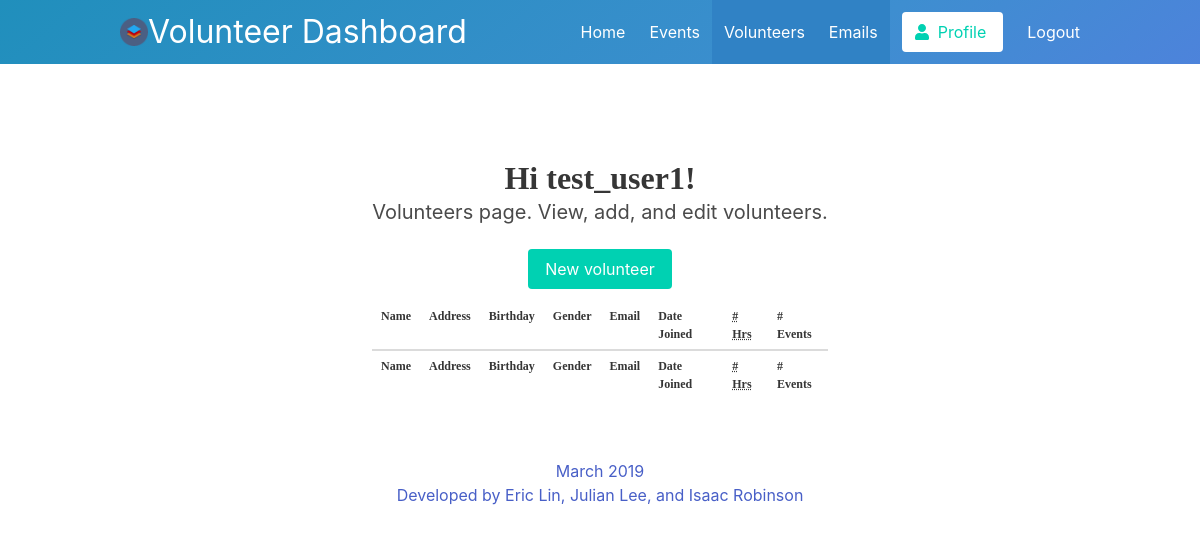
The page /volunteers/volunteers/ (signed in) on the database as committed earlier.
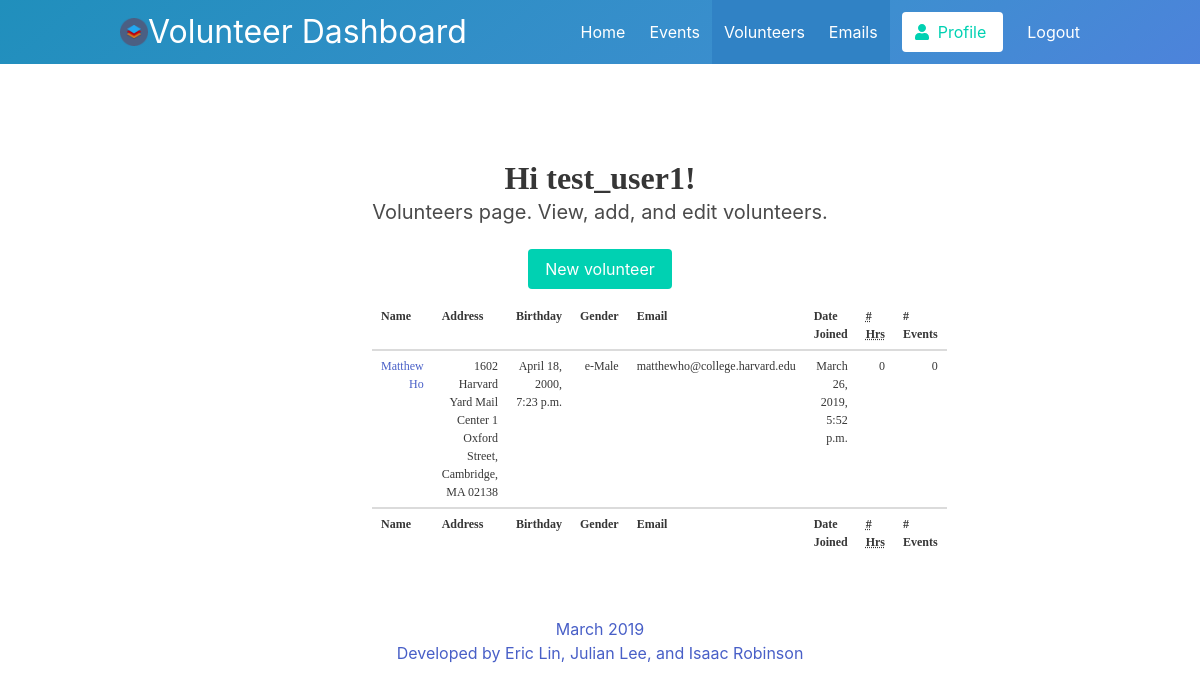
The same page on the database as committed later.
### volunteers/models.py (models this page shows, shortened)
class Volunteer(models.Model):		# To store events
 	name = models.CharField(max_length=256)
 	address = models.CharField(max_length=256)
 	birthday = models.DateTimeField(default=timezone.now)	# default is today
 	gender = models.CharField(max_length=16)
 	email = models.EmailField()
 	date_joined = models.DateTimeField(default=timezone.now)  # keeps track of when they joined
 	num_hours = models.IntegerField(default=0)
 	num_events = models.IntegerField(default=0)

### volunteers/views.py (the view)
# urls.py: path('volunteers/', views.index, name='volunteers'),		# path for volunteer view
def index(request):
	if request.method == "GET":
		volunteers = Volunteer.objects.values()
		context = {
			'volunteers': volunteers,
		}
		return render(request, 'volunteers.html', context)
	elif request.method == "POST":
		print("POST request volunteer")

### templates/volunteers.html (shortened to what this page needs)
{% extends 'base.html' %}
{% block content %}
	{% if user.is_authenticated %}
    <section class="section">
      <div class="hero-body">
        <div class="container has-text-centered">
          <h1 class="title">
            Hi {{ user.username }}!
          </h1>
          <h2 class="subtitle">
            Volunteers page. View, add, and edit volunteers.
          </h2>
        </div>
        <div class="container has-text-centered">
            <a href="{% url 'add_volunteer' %}">
              <br>
              <button class="button is-primary">
                New volunteer
              </button>
            </a>
        </div>
        <div class="container has-text-centered">
          <div class="column is-6 is-offset-3">
            <table class="table">
              <thead>
                <tr>
                  <th> Name </th>
                  <th> Address </th>
                  <th> Birthday </th>
                  <th> Gender </th>
                  <th> Email </th>
                  <th> Date Joined </th>
                  <th> <abbr title="Total hours volunteered"> # Hrs </abbr> </th>
                  <th> <abbr title="Number of events attended"> </abbr> # Events </th>
                </tr>
              </thead>
              <tfoot>
                <tr>
                  <th> Name </th>
                  <th> Address </th>
                  <th> Birthday </th>
                  <th> Gender </th>
                  <th> Email </th>
                  <th> Date Joined </th>
                  <th> <abbr title="Total hours volunteered"> # Hrs </abbr> </th>
                  <th> <abbr title="Number of events attended"> </abbr> # Events </th>
                </tr>
              </tfoot>
              <tbody>
                {% for volunteer in volunteers %}
                  <tr>
                    <td><a href="{% url 'edit_volunteer' %}?id={{volunteer.id}}"> {{volunteer.name}} </a></td>
                    <td> {{volunteer.address}} </td>
                    <td> {{volunteer.birthday}} </td>
                    <td> {{volunteer.gender}} </td>
                    <td> {{volunteer.email}} </td>
                    <td> {{volunteer.date_joined}} </td>
                    <td> {{volunteer.num_hours}} </td>
                    <td> {{volunteer.num_events}} </td>
                  </tr>
                {% endfor %}
              </tbody>
            </table>
          </div>
        </div>
      </div>
      <div class="hero-foot is-light has-text-centered">
        <a>
          March 2019 <br>
          Developed by Eric Lin, Julian Lee, and Isaac Robinson
        </a>
      </div>
    </section>
	{% endif %}
{% endblock %}

Rows that differ between the two databases and show on the page:
added Volunteer: name "Matthew Ho", address "1602 Harvard Yard Mail Center 1 Oxford Street, Cambridge, MA 02138", birthday "April 18, 2000, 7:23 p.m.", gender "e-Male", email "matthewho@college.harvard.edu", date_joined "March 26, 2019, 5:52 p.m.", num_hours "0", num_events "0"
